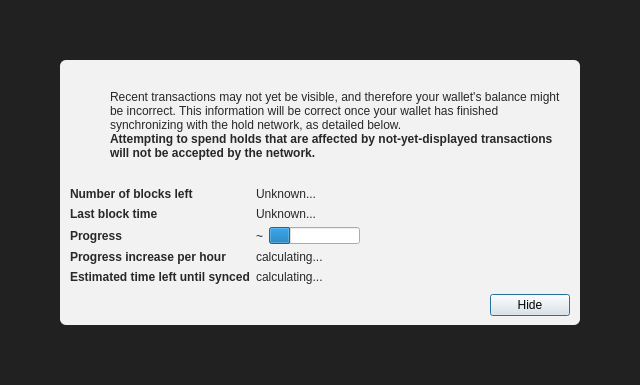
<?xml version="1.0" encoding="UTF-8"?>
<ui version="4.0">
 <class>ModalOverlay</class>
 <widget class="QWidget" name="ModalOverlay">
  <property name="geometry">
   <rect>
    <x>0</x>
    <y>0</y>
    <width>640</width>
    <height>385</height>
   </rect>
  </property>
  <property name="windowTitle">
   <string>Form</string>
  </property>
  <layout class="QVBoxLayout" name="verticalLayout" stretch="0">
   <property name="sizeConstraint">
    <enum>QLayout::SetDefaultConstraint</enum>
   </property>
   <property name="leftMargin">
    <number>0</number>
   </property>
   <property name="topMargin">
    <number>0</number>
   </property>
   <property name="rightMargin">
    <number>0</number>
   </property>
   <property name="bottomMargin">
    <number>0</number>
   </property>
   <item>
    <widget class="QWidget" name="bgWidget" native="true">
     <property name="styleSheet">
      <string notr="true">#bgWidget { background: rgba(0,0,0,220); }</string>
     </property>
     <layout class="QVBoxLayout" name="verticalLayoutMain" stretch="1">
      <property name="leftMargin">
       <number>60</number>
      </property>
      <property name="topMargin">
       <number>60</number>
      </property>
      <property name="rightMargin">
       <number>60</number>
      </property>
      <property name="bottomMargin">
       <number>60</number>
      </property>
      <item>
       <widget class="QWidget" name="contentWidget" native="true">
        <property name="styleSheet">
         <string notr="true">#contentWidget { background: rgba(255,255,255,240); border-radius: 6px; }

QLabel { color: rgb(40,40,40);  }</string>
        </property>
        <layout class="QVBoxLayout" name="verticalLayoutSub" stretch="1,0,0,0">
         <property name="spacing">
          <number>0</number>
         </property>
         <property name="leftMargin">
          <number>10</number>
         </property>
         <property name="topMargin">
          <number>10</number>
         </property>
         <property name="rightMargin">
          <number>10</number>
         </property>
         <property name="bottomMargin">
          <number>10</number>
         </property>
         <item>
          <layout class="QHBoxLayout" name="horizontalLayoutIconText" stretch="0,1">
           <property name="topMargin">
            <number>20</number>
           </property>
           <item>
            <layout class="QVBoxLayout" name="verticalLayoutIcon">
             <property name="leftMargin">
              <number>0</number>
             </property>
             <item>
              <widget class="QPushButton" name="warningIcon">
               <property name="enabled">
                <bool>false</bool>
               </property>
               <property name="text">
                <string/>
               </property>
               <property name="icon">
                <iconset>
                 <normaloff>:/icons/warning</normaloff>
                 <disabledoff>:/icons/warning</disabledoff>:/icons/warning</iconset>
               </property>
               <property name="iconSize">
                <size>
                 <width>48</width>
                 <height>48</height>
                </size>
               </property>
               <property name="flat">
                <bool>true</bool>
               </property>
              </widget>
             </item>
             <item>
              <spacer name="verticalSpacerWarningIcon">
               <property name="orientation">
                <enum>Qt::Vertical</enum>
               </property>
               <property name="sizeHint" stdset="0">
                <size>
                 <width>20</width>
                 <height>40</height>
                </size>
               </property>
              </spacer>
             </item>
            </layout>
           </item>
           <item>
            <layout class="QVBoxLayout" name="verticalLayoutInfoText">
             <property name="leftMargin">
              <number>0</number>
             </property>
             <property name="topMargin">
              <number>0</number>
             </property>
             <item>
              <widget class="QLabel" name="infoText">
               <property name="text">
                <string>Recent transactions may not yet be visible, and therefore your wallet's balance might be incorrect. This information will be correct once your wallet has finished synchronizing with the hold network, as detailed below.</string>
               </property>
               <property name="textFormat">
                <enum>Qt::RichText</enum>
               </property>
               <property name="wordWrap">
                <bool>true</bool>
               </property>
              </widget>
             </item>
             <item>
              <widget class="QLabel" name="infoTextStrong">
               <property name="font">
                <font>
                 <weight>75</weight>
                 <bold>true</bold>
                </font>
               </property>
               <property name="text">
                <string>Attempting to spend holds that are affected by not-yet-displayed transactions will not be accepted by the network.</string>
               </property>
               <property name="textFormat">
                <enum>Qt::RichText</enum>
               </property>
               <property name="wordWrap">
                <bool>true</bool>
               </property>
              </widget>
             </item>
             <item>
              <spacer name="verticalSpacerInTextSpace">
               <property name="orientation">
                <enum>Qt::Vertical</enum>
               </property>
               <property name="sizeHint" stdset="0">
                <size>
                 <width>20</width>
                 <height>40</height>
                </size>
               </property>
              </spacer>
             </item>
            </layout>
           </item>
          </layout>
         </item>
         <item>
          <spacer name="verticalSpacerAfterText">
           <property name="orientation">
            <enum>Qt::Vertical</enum>
           </property>
           <property name="sizeHint" stdset="0">
            <size>
             <width>20</width>
             <height>40</height>
            </size>
           </property>
          </spacer>
         </item>
         <item>
          <layout class="QFormLayout" name="formLayout">
           <property name="fieldGrowthPolicy">
            <enum>QFormLayout::FieldsStayAtSizeHint</enum>
           </property>
           <property name="horizontalSpacing">
            <number>6</number>
           </property>
           <property name="verticalSpacing">
            <number>6</number>
           </property>
           <property name="topMargin">
            <number>10</number>
           </property>
           <item row="0" column="0">
            <widget class="QLabel" name="labelNumberOfBlocksLeft">
             <property name="font">
              <font>
               <weight>75</weight>
               <bold>true</bold>
              </font>
             </property>
             <property name="text">
              <string>Number of blocks left</string>
             </property>
            </widget>
           </item>
           <item row="0" column="1">
            <widget class="QLabel" name="numberOfBlocksLeft">
             <property name="text">
              <string>Unknown...</string>
             </property>
            </widget>
           </item>
           <item row="1" column="0">
            <widget class="QLabel" name="labelLastBlockTime">
             <property name="font">
              <font>
               <weight>75</weight>
               <bold>true</bold>
              </font>
             </property>
             <property name="text">
              <string>Last block time</string>
             </property>
            </widget>
           </item>
           <item row="1" column="1">
            <widget class="QLabel" name="newestBlockDate">
             <property name="sizePolicy">
              <sizepolicy hsizetype="Maximum" vsizetype="Preferred">
               <horstretch>0</horstretch>
               <verstretch>0</verstretch>
              </sizepolicy>
             </property>
             <property name="text">
              <string>Unknown...</string>
             </property>
            </widget>
           </item>
           <item row="2" column="0">
            <widget class="QLabel" name="labelSyncDone">
             <property name="font">
              <font>
               <weight>75</weight>
               <bold>true</bold>
              </font>
             </property>
             <property name="text">
              <string>Progress</string>
             </property>
            </widget>
           </item>
           <item row="2" column="1">
            <layout class="QHBoxLayout" name="horizontalLayoutSync" stretch="0,1">
             <item>
              <widget class="QLabel" name="percentageProgress">
               <property name="text">
                <string notr="true">~</string>
               </property>
              </widget>
             </item>
             <item>
              <widget class="QProgressBar" name="progressBar">
               <property name="value">
                <number>24</number>
               </property>
               <property name="format">
                <string/>
               </property>
              </widget>
             </item>
            </layout>
           </item>
           <item row="4" column="0">
            <widget class="QLabel" name="labelProgressIncrease">
             <property name="font">
              <font>
               <weight>75</weight>
               <bold>true</bold>
              </font>
             </property>
             <property name="text">
              <string>Progress increase per hour</string>
             </property>
            </widget>
           </item>
           <item row="4" column="1">
            <widget class="QLabel" name="progressIncreasePerH">
             <property name="text">
              <string>calculating...</string>
             </property>
            </widget>
           </item>
           <item row="5" column="0">
            <widget class="QLabel" name="labelEstimatedTimeLeft">
             <property name="font">
              <font>
               <weight>75</weight>
               <bold>true</bold>
              </font>
             </property>
             <property name="text">
              <string>Estimated time left until synced</string>
             </property>
            </widget>
           </item>
           <item row="5" column="1">
            <widget class="QLabel" name="expectedTimeLeft">
             <property name="text">
              <string>calculating...</string>
             </property>
            </widget>
           </item>
          </layout>
         </item>
         <item>
          <layout class="QHBoxLayout" name="horizontalLayoutButtons">
           <property name="leftMargin">
            <number>10</number>
           </property>
           <property name="topMargin">
            <number>10</number>
           </property>
           <item>
            <spacer name="horizontalSpacer">
             <property name="orientation">
              <enum>Qt::Horizontal</enum>
             </property>
             <property name="sizeHint" stdset="0">
              <size>
               <width>40</width>
               <height>20</height>
              </size>
             </property>
            </spacer>
           </item>
           <item>
            <widget class="QPushButton" name="closeButton">
             <property name="text">
              <string>Hide</string>
             </property>
             <property name="shortcut">
              <string>Esc</string>
             </property>
             <property name="focusPolicy">
              <enum>Qt::StrongFocus</enum>
             </property>
             <property name="default">
              <bool>true</bool>
             </property>
            </widget>
           </item>
          </layout>
         </item>
        </layout>
       </widget>
      </item>
     </layout>
    </widget>
   </item>
  </layout>
 </widget>
 <resources/>
 <connections/>
</ui>
